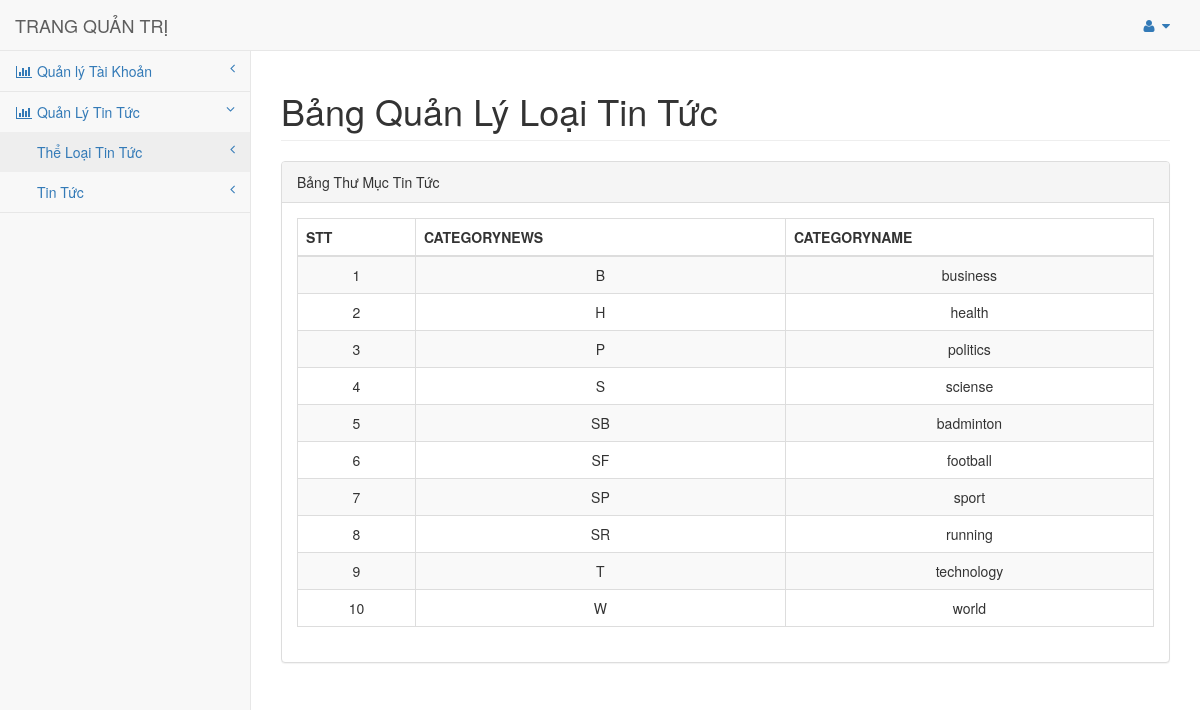
/index.php?c=controladmin&m=loadcategorynews (signed in), run on the app's committed database.
### tables this page shows
CREATE TABLE IF NOT EXISTS `category` (
  `categorynews` varchar(5) NOT NULL,
  `categoryname` varchar(100) DEFAULT NULL,
  PRIMARY KEY (`categorynews`)
);

### includes/common.php (called while the page is built, shortened)
<?php
function render($file, $data) {
		extract($data);
		include ROOT . DS . 'application/views' . DS . $file;
	}

### application/controllers/controladmin.php (called while the page is built, shortened)
<?php
class Controladmin
{
	public function __construct()
	{
		$this->model = new Modeladmin();
	}
		public function loadcategorynews()
		{
			$data['records']=$this->model->Mloadcategory();
			render("backend/categorynews.php",$data);
		}
}

### includes/connectdb.php (called while the page is built, shortened)
<?php
class Connectdb
{
		function db_get_all($sql)
		{
			$result = mysql_query($sql);
			$data = array();
			if ($result)
			{
				while ($row = mysql_fetch_assoc($result))
				{
					$data[] = $row;
				}
			}
		return $data;
		}
}

### application/models/modeladmin.php (called while the page is built, shortened)
<?php
class Modeladmin
{
	public function __construct()
	{
		$this->db= new Connectdb();
		$this->db->connect();
	}
	public function Mloadcategory()
	{
		$sql = "select categorynews, categoryname from category ";
		return $this->db->db_get_all($sql);
	}
}

### application/views/backend/categorynews.php (the view, shortened to what this page needs)
        <div id="page-wrapper">
            <div class="row">
                <div class="col-lg-12">
                    <h1 class="page-header">Bảng Quản Lý Loại Tin Tức</h1>
                </div>
            </div>
            <div class="row">
                <div class="col-lg-12">
                    <div class="panel panel-default">
                        <div class="panel-heading">
                            Bảng Thư Mục Tin Tức
					   </div>
                        <div class="panel-body">
                            <div class="dataTable_wrapper">
                            <form method="post">
                                <table width="98%" height="50px" class="table table-striped table-bordered table-hover" id="dataTables-example">
                                    <thead>
                                        <tr>
                                            <th>STT</th>
                                            <th>CATEGORYNEWS</th>
                                            <th>CATEGORYNAME</th>
                                        </tr>
                                    </thead>
                                    <tbody>
	<?php
if(isset($records) && count($records))
{
	$stt=1;
foreach($records as $reco)
{?>
	<tr class="odd gradeA">
	<td style="text-align:center"><?php echo $stt?></td>
	<td style="text-align:center"><?php echo $reco['categorynews']; ?></td>
	<td style="text-align:center"><?php echo $reco['categoryname']; ?></td>
	</tr>
<?php
	$stt++;
}
?>
<?php
}
?>
                                    </tbody>
                                </table>
                                </form>
                            </div>
                        </div>
                    </div>
                </div>
            </div>
        </div>
    </div>
</body>
</html>

### data on the page
category: categorynews "B", categoryname "business"
category: categorynews "H", categoryname "health"
category: categorynews "P", categoryname "politics"
category: categorynews "S", categoryname "sciense"
category: categorynews "SB", categoryname "badminton"
category: categorynews "SF", categoryname "football"
category: categorynews "SP", categoryname "sport"
category: categorynews "SR", categoryname "running"
category: categorynews "T", categoryname "technology"
category: categorynews "W", categoryname "world"
